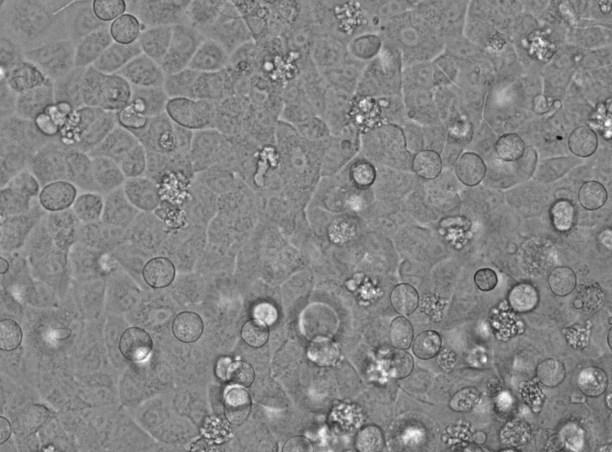
#> input picture Data/Kernels/C2_03_1_1_Bright Field_004.tif, 1224 x 904 px (shown at 1/2 size)
$ jupyter execute --allow-errors 'Shaded A549 Multi Kernel Routines (Healthy and Unhealthy) - September IV&V Analysis.ipynb'   (shell and % lines are left out)   (older library calls are emulated)
#> lines starting #> are read from the running program, lines starting #| are printed output that depends on the picture
[cell 1]
import matplotlib.pyplot as plt;
import seaborn as sns;
from PIL import Image
from matplotlib.pyplot import imshow
import numpy as np;
import glob
import os

## Image Ingest

[cell 2]
def rgb2gray(rgb):

    r, g, b = rgb[:,:,0], rgb[:,:,1], rgb[:,:,2]
    gray = 0.2989 * r + 0.5870 * g + 0.1140 * b

    return gray

## Set Healthy Kernel

[cell 3]
set_kernel = True;
invert_image = False;
# [13 lines of commented-out code are left out]

[cell 4]
from scipy.ndimage import gaussian_filter
from skimage import data
from skimage import img_as_float
from skimage.morphology import reconstruction

# [14 lines of commented-out code are left out]

[cell 5]
# [22 lines of commented-out code are left out]

[cell 6]
#Healthy Cells
im = Image.open("Data/Kernels/C2_03_1_1_Bright Field_004.tif");
#> im is the input picture: PIL image 1224x904 I;16; min 9983, max 65504, mean 38938.3

#imshow(np.asarray(im))
im_array_gray = np.asarray(im,dtype=np.float32)
#im_array_gray = rgb2gray(im_array);
if invert_image:
    im_array_gray = (np.abs(255.0-im_array_gray))

im_array_gray_A549 = im_array_gray;

#Cells Condensing/Circular Cells

# in focus circular cells
im = Image.open("Data/Kernels/runawaygrowth_kernels/B7_1_Image_D5D18_A549_T02.tif");
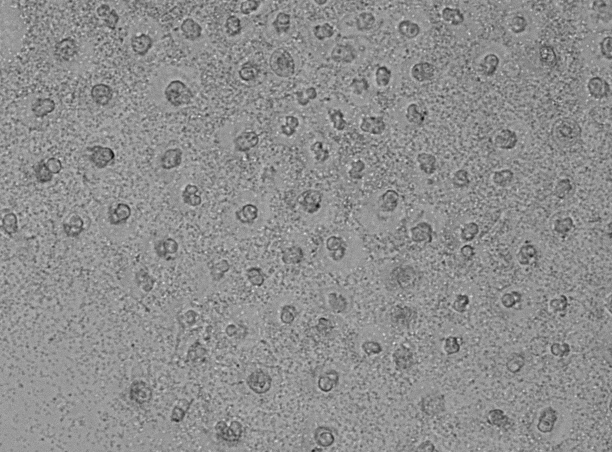
#> input picture Data/Kernels/runawaygrowth_kernels/B7_1_Image_D5D18_A549_T02.tif, 1224 x 904 px (shown at 1/2 size)
#> im is the input picture: PIL image 1224x904 I;16; min 23753, max 60414, mean 44314.8
im_array_gray = np.asarray(im,dtype=np.float32)
if False:
    im_array_gray = (255.0-im_array_gray)
im_array_gray_circular_infocus = im_array_gray;

# out of focus circular cells
im = Image.open("Data/Kernels/runawaygrowth_kernels/B7_1_Image_D5D18_A549_T12.tif"); # out of focus circular cells ');
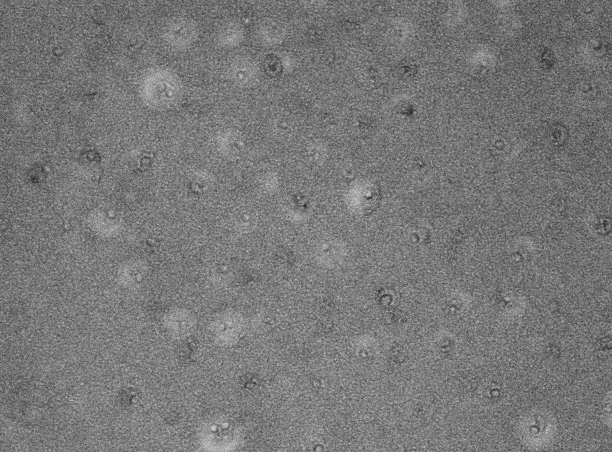
#> input picture Data/Kernels/runawaygrowth_kernels/B7_1_Image_D5D18_A549_T12.tif, 1224 x 904 px (shown at 1/2 size)
#> im is the input picture: PIL image 1224x904 I;16; min 25113, max 37109, mean 30770
im_array_gray = np.asarray(im,dtype=np.float32)
if False:
    im_array_gray = (255.0-im_array_gray)
im_array_gray_circular_outfocus = im_array_gray;

# Cells with Junctions (Out of Focus)


# in focus cells with junctions and bacteria
im = Image.open("Data/Kernels/runawaygrowth_kernels/F4_1_Image_D5O16_A549_T02.tif"); # infocusjunctions');
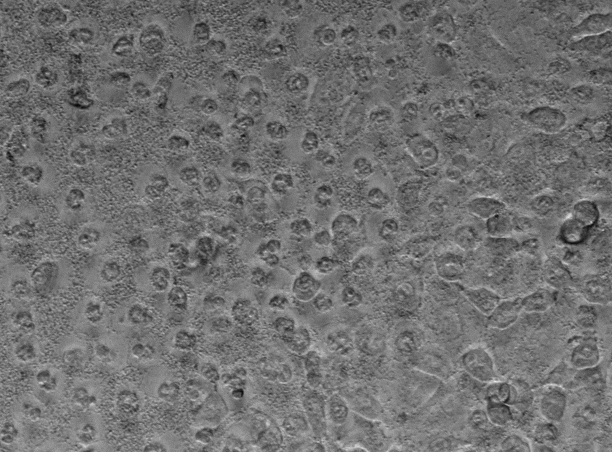
#> input picture Data/Kernels/runawaygrowth_kernels/F4_1_Image_D5O16_A549_T02.tif, 1224 x 904 px (shown at 1/2 size)
#> im is the input picture: PIL image 1224x904 I;16; min 19210, max 55391, mean 35206.2
im_array_gray = np.asarray(im,dtype=np.float32)
if False:
    im_array_gray = 255.0-im_array_gray
im_array_gray_junctions_infocus = im_array_gray;


# out of focus cells with junctions and bacteria
im = Image.open("Data/Kernels/runawaygrowth_kernels/F4_1_Image_D5O16_A549_T14.tif"); # out of focus circular cells;
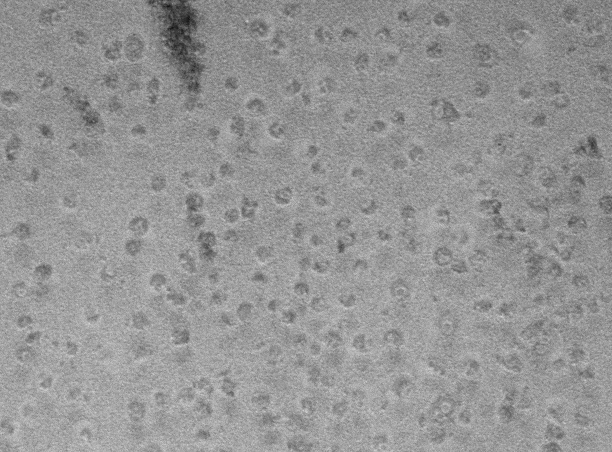
#> input picture Data/Kernels/runawaygrowth_kernels/F4_1_Image_D5O16_A549_T14.tif, 1224 x 904 px (shown at 1/2 size)
#> im is the input picture: PIL image 1224x904 I;16; min 16779, max 33447, mean 26553.6
im_array_gray = np.asarray(im,dtype=np.float32)
if False:
    im_array_gray = 255.0-im_array_gray
im_array_gray_junctions_outfocus = im_array_gray;


# Images of Bacterial Patch

im = Image.open("Data/Kernels/runawaygrowth_kernels/E3_1_Image_D5J16_A549_T06.tif"); # images of bacterial patch
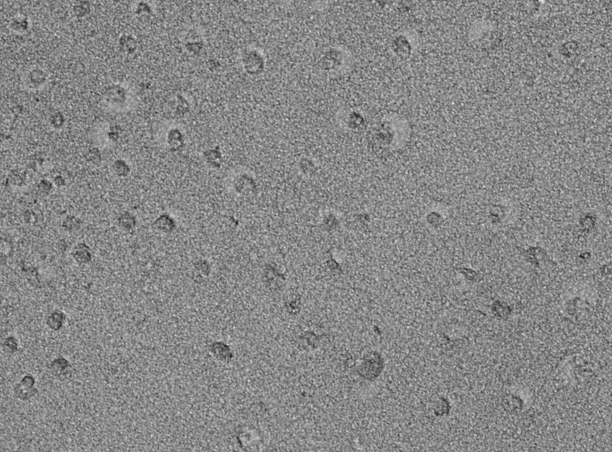
#> input picture Data/Kernels/runawaygrowth_kernels/E3_1_Image_D5J16_A549_T06.tif, 1224 x 904 px (shown at 1/2 size)
#> im is the input picture: PIL image 1224x904 I;16; min 25017, max 53010, mean 39957.9
im_array_gray = np.asarray(im,dtype=np.float32)
if False:
    im_array_gray = (np.abs(255.0-im_array_gray))
im_array_gray_bacterial_patch = im_array_gray;


# [9 lines of commented-out code are left out]

[cell 7]
# [20 lines of commented-out code are left out]

[cell 8]
plt.figure(figsize=(20,20))
imshow(im_array_gray_circular_infocus,cmap='gray')
plt.figure(figsize=(5,5))
imshow(im_array_gray_circular_infocus[200:280,500:600],cmap='gray')

## Shaded Normal Kernel Extraction

[cell 9]
## Set Healthy Kernels

#set_kernel=True;
if set_kernel:
    # [8 lines of commented-out code are left out]
    sample_kernel_healthy_A549 = np.array(im_array_gray_A549[75:180,350:410])
    sample_kernel_healthy_A549 = (np.mean(sample_kernel_healthy_A549,axis=None)-sample_kernel_healthy_A549)/(np.mean(sample_kernel_healthy_A549,axis=None))
    sample_kernel_healthy_A549[sample_kernel_healthy_A549<0.00] =0.0;
    mask_sample_kernel_healthy_A549 = sample_kernel_healthy_A549;

    #Define Healthy A549s In Focus Junctions With Bacteria
    sample_kernel_healthy_junctions_infocus = np.array(im_array_gray_junctions_infocus[660:720,140:240])
    sample_kernel_healthy_junctions_infocus = (np.mean(sample_kernel_healthy_junctions_infocus,axis=None)-sample_kernel_healthy_junctions_infocus)/(np.mean(sample_kernel_healthy_junctions_infocus,axis=None))
    sample_kernel_healthy_junctions_infocus[sample_kernel_healthy_junctions_infocus<0.00] =0.0;
    mask_sample_kernel_healthy_junctions_infocus = sample_kernel_healthy_junctions_infocus;

    #Define Healthy A549s Out of Focus Junctions With Bacteria
    sample_kernel_healthy_junctions_outfocus = np.array(im_array_gray_junctions_outfocus[620:760,570:670])
    sample_kernel_healthy_junctions_outfocus = (np.mean(sample_kernel_healthy_junctions_outfocus,axis=None)-sample_kernel_healthy_junctions_outfocus)/(np.mean(sample_kernel_healthy_junctions_outfocus,axis=None))
    sample_kernel_healthy_junctions_outfocus[sample_kernel_healthy_junctions_outfocus<0.00] =0.0;
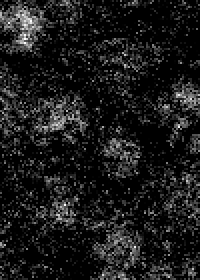
#> sample_kernel_healthy_junctions_outfocus: shape (140, 100) float32 (shown 2 times larger); min 0, max 0.18, mean 0.0189; drawn with min black and max white
    mask_sample_kernel_healthy_junctions_outfocus = sample_kernel_healthy_junctions_outfocus;


    #Define Circular In Focus A549s
    sample_kernel_circular_infocus = np.array(im_array_gray_circular_infocus[370:500,420:550])
    sample_kernel_circular_infocus = (np.mean(sample_kernel_circular_infocus,axis=None)-sample_kernel_circular_infocus)/(np.mean(sample_kernel_circular_infocus,axis=None))
    sample_kernel_circular_infocus[sample_kernel_circular_infocus<0.00] =0.0;
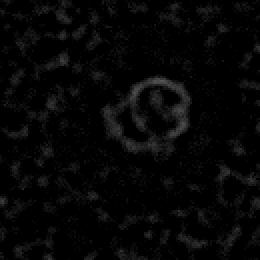
#> sample_kernel_circular_infocus: shape (130, 130) float32 (shown 2 times larger); min 0, max 0.335, mean 0.0246
    mask_sample_kernel_circular_infocus = sample_kernel_circular_infocus;

    #Define Circular Out Focus A549s
    sample_kernel_circular_outfocus = np.array(im_array_gray_circular_outfocus[610:710,400:500])
    sample_kernel_circular_outfocus = (np.mean(sample_kernel_circular_outfocus,axis=None)-sample_kernel_circular_outfocus)/(np.mean(sample_kernel_circular_outfocus,axis=None))
    sample_kernel_circular_outfocus[sample_kernel_circular_outfocus<0.00] =0.0;
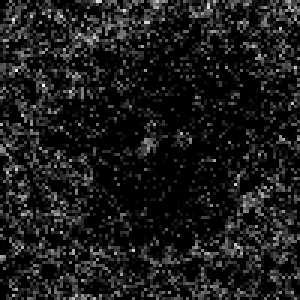
#> sample_kernel_circular_outfocus: shape (100, 100) float32 (shown 3 times larger); min 0, max 0.15, mean 0.0161; drawn with min black and max white
    mask_sample_kernel_circular_outfocus = sample_kernel_circular_outfocus;

    #Define Bacterial Patches
    sample_kernel_bacterial_patch = np.array(im_array_gray_bacterial_patch[220:260,530:570])
    sample_kernel_bacterial_patch = (np.mean(sample_kernel_bacterial_patch,axis=None)-sample_kernel_bacterial_patch)/(np.mean(sample_kernel_bacterial_patch,axis=None))
    sample_kernel_bacterial_patch[sample_kernel_bacterial_patch<0.00] =0.0;
    mask_sample_kernel_bacterial_patch = sample_kernel_bacterial_patch;


# [14 lines of commented-out code are left out]

[cell 10]
plt.figure()
imshow(np.abs(sample_kernel_healthy_A549),cmap='gray')
plt.title('Healthy A549 Kernel')
plt.figure()
imshow(np.abs(sample_kernel_healthy_junctions_infocus),cmap='gray')
plt.title('Healthy Junctions (In Focus)')
plt.figure()
imshow(np.abs(sample_kernel_healthy_junctions_outfocus),cmap='gray')
plt.title('Healthy Junctions (Out of Focus)')


# [5 lines of commented-out code are left out]

[cell 11]
#Unhealthy cells plots
plt.figure()
imshow(np.abs(sample_kernel_circular_infocus),cmap='gray')
plt.title('Condensing A549 Kernel with Bacteria')

plt.figure()
imshow(np.abs(sample_kernel_circular_outfocus),cmap='gray')
plt.title('Condensing A549 Kernel with Bacteria, out of focus')

plt.figure()
imshow(np.abs(sample_kernel_bacterial_patch),cmap='gray')
plt.title('Bacterial Patch/Texture')


# [7 lines of commented-out code are left out]


cbar = plt.colorbar()
ax = plt.gca()
ax.set_xticklabels({})
ax.set_yticklabels({})
cbar.ax.tick_params(labelsize=20)
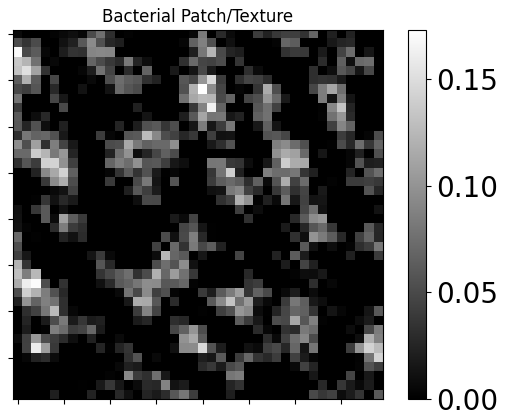
#> figure drawn by matplotlib, 2 panels

### Load Image Files to Analyze

[cell 12]
list_of_kernels = [mask_sample_kernel_healthy_A549,mask_sample_kernel_healthy_junctions_infocus,mask_sample_kernel_healthy_junctions_outfocus,mask_sample_kernel_circular_infocus, mask_sample_kernel_circular_outfocus,mask_sample_kernel_bacterial_patch];
list_of_alphas = [3.75,13.0,5.1,8.5,8.2,11.25]


## Generate family of kernels:
list_kernel_families = [];
for sample_kernel_ind in range(0,len(list_of_kernels)):
    mask_sample_kernel = list_of_kernels[sample_kernel_ind];
    base_angle = 0;
    kernel_family = [];
    for delta in range(base_angle,360,10):
        this_family_kernel_img= Image.fromarray(np.uint8(mask_sample_kernel * 255) ).rotate(angle=base_angle+delta)
        rotated_kernel = np.array(this_family_kernel_img,dtype=np.float32)/255.0
        kernel_family.append(rotated_kernel);
    list_kernel_families.append(kernel_family);
#> this loop made 6 passes
#> after the loop, list_kernel_families = 6 items

[cell 13]
for kernel_family in list_kernel_families:

    figs,list_of_ax = plt.subplots(1,len(kernel_family))
    figs.set_size_inches((30,15))
    for ind in range(0,len(list_of_ax)):
        this_ax = list_of_ax[ind];
        plt.sca(this_ax)
        plt.imshow(kernel_family[ind],cmap='gray')
    #plt.show()
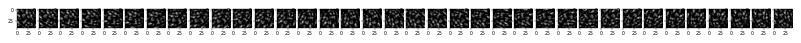
#> figure drawn by matplotlib, 36 panels

[cell 14]
figs.get_size_inches()
#> Out = [30, 15]
